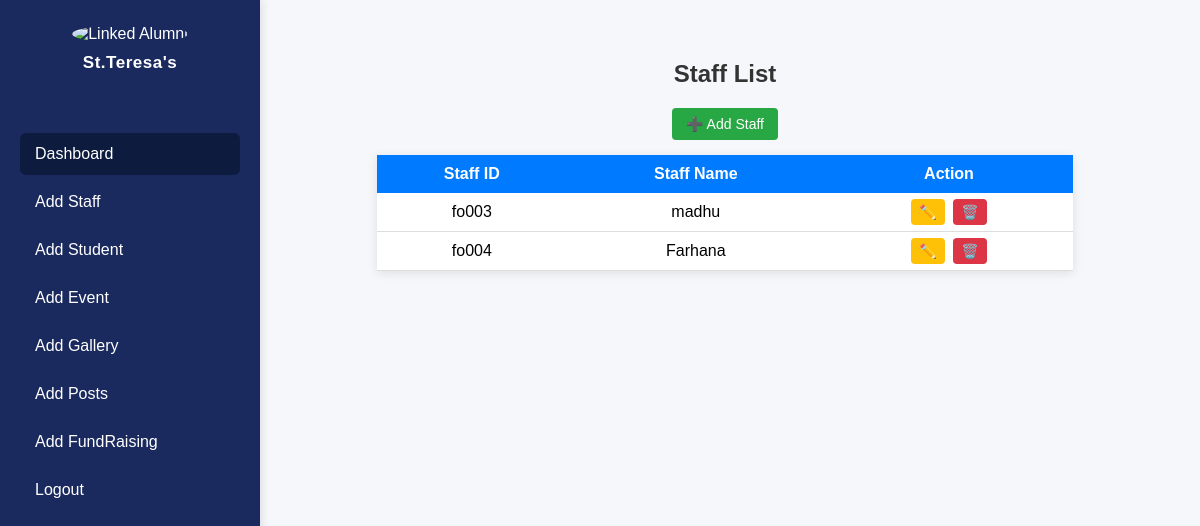
The app's page /stafflist/ with its own data.
### alumniapp/models.py (models this page shows, shortened)
class Staff(models.Model):
    staff_id = models.CharField(max_length=20, unique=True)
    staff_name = models.CharField(max_length=100)

### alumniapp/views.py (the view)
# urls.py: path('stafflist/', staff_list, name='staff_list'),
def staff_list(request):
    staffs = Staff.objects.all()
    return render(request, 'admin/staff_list.html', {'staffs': staffs})

### alumniapp/context_processors.py (called while the page is built, shortened)
def notification_count(request):
    user_id = request.session.get("user_id")
    if not user_id:
        return {}
    count = Notification.objects.filter(
        recipient_id=user_id,
        is_read=False
    ).count()
    return {'notification_count': count}

def unread_message_count(request):
    user_id = request.session.get("user_id")
    if not user_id:
        return {}

### alumniapp/templates/admin/staff_list.html (shortened to what this page needs)
<!DOCTYPE html>
<html lang="en">
<head>
</head>
<body>
<div class="page-wrapper">
    {% include 'partials/adminsidebar.html' %}
    <div class="content">
        <h2>Staff List</h2>
        <div style="text-align:center;">
            <a href="{% url 'add_staff' %}" class="add-btn">➕ Add Staff</a>
        </div>
        <table>
            <tr>
                <th>Staff ID</th>
                <th>Staff Name</th>
                <th>Action</th>
            </tr>
            {% for staff in staffs %}
            <tr>
                <td>{{ staff.staff_id }}</td>
                <td>{{ staff.staff_name }}</td>
                <td>
                    <a href="{% url 'update_staff' staff.id %}" class="action-btn edit-btn">✏️</a>
                    <a href="{% url 'delete_staff' staff.id %}" class="action-btn delete-btn">🗑️</a>
                </td>
            </tr>
            {% empty %}
            <tr>
                <td colspan="3" class="no-data">No staff found</td>
            </tr>
            {% endfor %}
        </table>
    </div>
</div>
</body>
</html>

### alumniapp/templates/admin/staff_list.html (style rules this page uses)
body { font-family: Arial, sans-serif; background-color: #f5f7fa; margin: 0; }
.page-wrapper { display: flex; }
.content { margin-left: 250px; padding: 40px; width: 100%; }
h2 { text-align: center; color: #333; }
.add-btn { display: inline-block; margin-bottom: 15px; padding: 8px 14px; background-color: #28a745; color: #fff; text-decoration: none; border-radius: 4px; font-size: 14px; }
table { width: 80%; margin: auto; border-collapse: collapse; background: #fff; box-shadow: 0 2px 10px rgba(0,0,0,0.1); }
th { background-color: #007bff; color: white; padding: 10px; }
td { padding: 10px; text-align: center; border-bottom: 1px solid #ddd; }
.action-btn { text-decoration: none; padding: 5px 8px; border-radius: 4px; font-size: 14px; margin: 0 2px; }
.edit-btn { background-color: #ffc107; color: #000; }
.delete-btn { background-color: #dc3545; color: #fff; }

### alumniapp/templates/partials/adminsidebar.html (style rules this page uses)
body { margin: 0; font-family: Arial, sans-serif; }

### records on screen
Staff: staff_id "fo003", staff_name "madhu"
Staff: staff_id "fo004", staff_name "Farhana"
